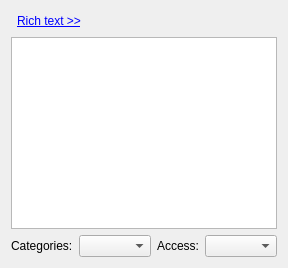
     <widget class="QWidget" name="tab_4">
      <attribute name="title">
       <string>General</string>
      </attribute>
      <layout class="QGridLayout" name="gridLayout_2">
       <item row="0" column="0" colspan="4">
        <layout class="QHBoxLayout" name="horizontalLayout_6">
         <item>
          <widget class="QWidget" name="mEditToolBarPlaceHolder" native="true"/>
         </item>
         <item>
          <widget class="QLabel" name="mRichTextLabel">
           <property name="sizePolicy">
            <sizepolicy hsizetype="Fixed" vsizetype="Preferred">
             <horstretch>0</horstretch>
             <verstretch>0</verstretch>
            </sizepolicy>
           </property>
           <property name="text">
            <string>&lt;a href=\&quot;hide\&quot;&gt;&lt;font color='blue'&gt;Rich text &amp;gt;&amp;gt;&lt;/font&gt;&lt;/a&gt;</string>
           </property>
           <property name="textFormat">
            <enum>Qt::RichText</enum>
           </property>
          </widget>
         </item>
         <item>
          <spacer name="horizontalSpacer_9">
           <property name="orientation">
            <enum>Qt::Horizontal</enum>
           </property>
           <property name="sizeHint" stdset="0">
            <size>
             <width>40</width>
             <height>20</height>
            </size>
           </property>
          </spacer>
         </item>
        </layout>
       </item>
       <item row="1" column="0" colspan="4">
        <widget class="KRichTextWidget" name="mDescriptionEdit">
         <property name="toolTip">
          <string extracomment="@info:tooltip">Set the description in plain text or rich text.</string>
         </property>
         <property name="whatsThis">
          <string extracomment="@info:whatsthis">Sets the description for this event, to-do or journal. This will be displayed in a reminder if one is set, as well as in a tooltip when you hover over the event.</string>
         </property>
         <property name="tabChangesFocus">
          <bool>true</bool>
         </property>
        </widget>
       </item>
       <item row="2" column="0">
        <widget class="QLabel" name="mCategoryLabel">
         <property name="sizePolicy">
          <sizepolicy hsizetype="Fixed" vsizetype="Preferred">
           <horstretch>0</horstretch>
           <verstretch>0</verstretch>
          </sizepolicy>
         </property>
         <property name="text">
          <string extracomment="@label">Categories:</string>
         </property>
        </widget>
       </item>
       <item row="2" column="1">
        <widget class="KPIM::KCheckComboBox" name="mCategoryCombo">
         <property name="sizePolicy">
          <sizepolicy hsizetype="MinimumExpanding" vsizetype="Fixed">
           <horstretch>0</horstretch>
           <verstretch>0</verstretch>
          </sizepolicy>
         </property>
        </widget>
       </item>
       <item row="2" column="2">
        <widget class="QLabel" name="mSecrecyLabel">
         <property name="sizePolicy">
          <sizepolicy hsizetype="Fixed" vsizetype="Preferred">
           <horstretch>0</horstretch>
           <verstretch>0</verstretch>
          </sizepolicy>
         </property>
         <property name="toolTip">
          <string extracomment="@info:tooltip">Set the secrecy level</string>
         </property>
         <property name="whatsThis">
          <string extracomment="@info:whatsthis">Sets whether the access to this event or to-do is restricted. Please note that KOrganizer currently does not use this setting, so the implementation of the restrictions will depend on the groupware server. This means that events or to-dos marked as private or confidential may be visible to others.</string>
         </property>
         <property name="text">
          <string>Access:</string>
         </property>
         <property name="alignment">
          <set>Qt::AlignRight|Qt::AlignTrailing|Qt::AlignVCenter</set>
         </property>
        </widget>
       </item>
       <item row="2" column="3">
        <widget class="QComboBox" name="mSecrecyCombo">
         <property name="toolTip">
          <string extracomment="@info:tooltip">Set the secrecy level</string>
         </property>
         <property name="whatsThis">
          <string extracomment="@info:whatsthis">Sets whether the access to this event or to-do is restricted. Please note that KOrganizer currently does not use this setting, so the implementation of the restrictions will depend on the groupware server. This means that events or to-dos marked as private or confidential may be visible to others.</string>
         </property>
        </widget>
       </item>
      </layout>
     </widget>
